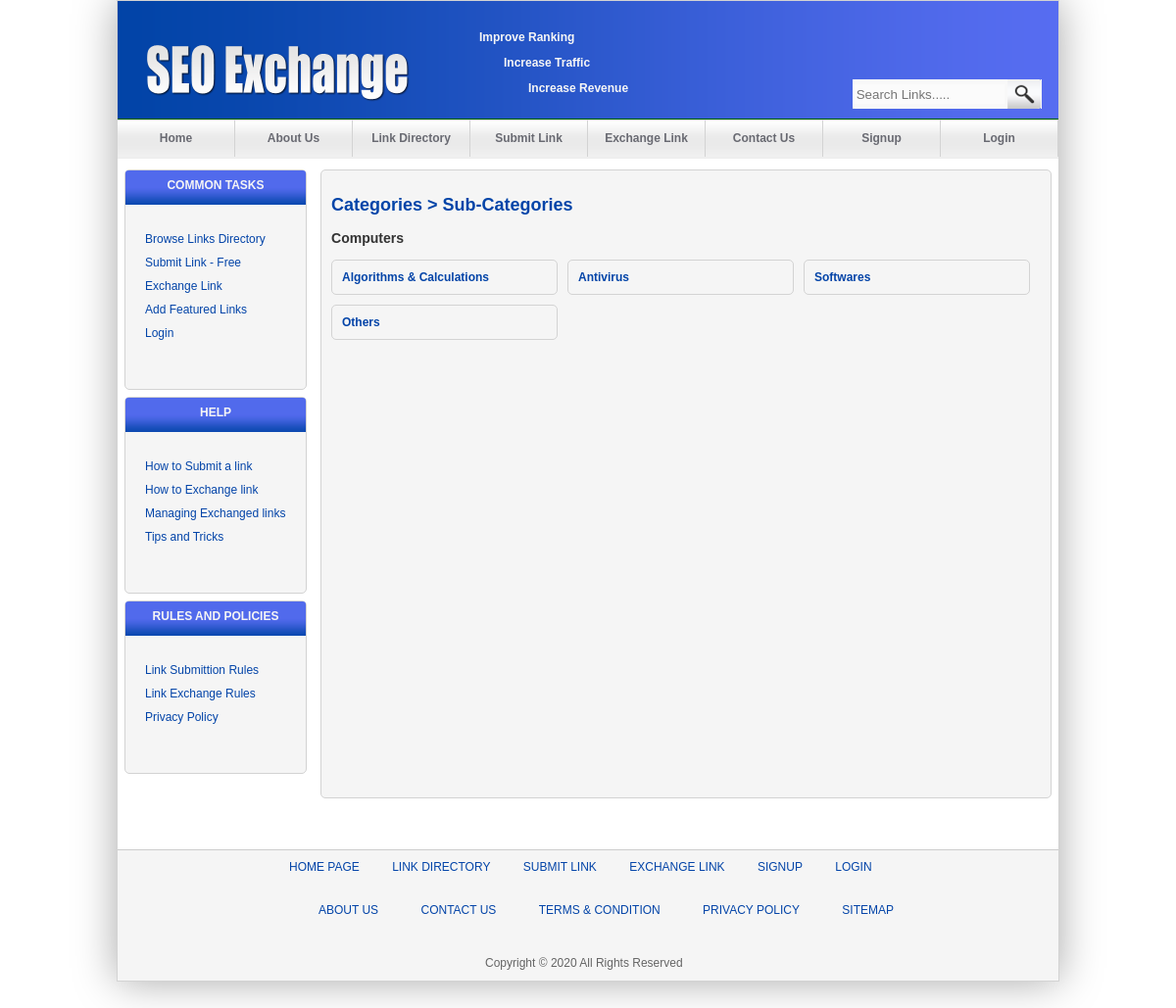
The app's page /subCategories.php?catname=Computers with its own data.
### tables this page shows
CREATE TABLE IF NOT EXISTS `subcategory` (
  `id` int(11) NOT NULL AUTO_INCREMENT,
  `Name` varchar(30) NOT NULL,
  PRIMARY KEY (`id`)
);

### subCategories.php (the view, shortened to what this page needs)
<?php require_once('Connections/seoExchangeDbConnection.php'); ?>
<?php
if (!function_exists("GetSQLValueString")) {
function GetSQLValueString($theValue, $theType, $theDefinedValue = "", $theNotDefinedValue = "")
{
  $theValue = function_exists("mysql_real_escape_string") ? mysql_real_escape_string($theValue) : mysql_escape_string($theValue);
  switch ($theType) {
    case "text":
      $theValue = ($theValue != "") ? "'" . $theValue . "'" : "NULL";
      break;
  }
  return $theValue;
}
}
$maxRows_RecordsetSubCategories = 30;
$pageNum_RecordsetSubCategories = 0;
$startRow_RecordsetSubCategories = $pageNum_RecordsetSubCategories * $maxRows_RecordsetSubCategories;
$colname_RecordsetSubCategories = "-1";
if (isset($_GET['catname'])) {
  $colname_RecordsetSubCategories = $_GET['catname'];
}
$query_RecordsetSubCategories = sprintf("SELECT subcategory.id, subcategory.Name FROM subcategory INNER JOIN category ON subcategory.id=category.subcategory WHERE category.Name = %s", GetSQLValueString($colname_RecordsetSubCategories, "text"));
$query_limit_RecordsetSubCategories = sprintf("%s LIMIT %d, %d", $query_RecordsetSubCategories, $startRow_RecordsetSubCategories, $maxRows_RecordsetSubCategories);
$RecordsetSubCategories = mysql_query($query_limit_RecordsetSubCategories, $seoExchangeDbConnection) or die(mysql_error());
$row_RecordsetSubCategories = mysql_fetch_assoc($RecordsetSubCategories);
?>
<!DOCTYPE html PUBLIC "-//W3C//DTD XHTML 1.0 Transitional//EN" "http://www.w3.org/TR/xhtml1/DTD/xhtml1-transitional.dtd">
<html xmlns="http://www.w3.org/1999/xhtml">
<head>
<link href="Styles/main.css" rel="stylesheet" type="text/css" />
<link href="SpryAssets/SpryMenuBarHorizontal.css" rel="stylesheet" type="text/css" />
</head>
<body>
<div id="HeaderText">
  <p>Improve Ranking</p>
  <p style="text-indent:25px">Increase Traffic</p>
  <p style="text-indent:50px">Increase Revenue</p>
</div>
<div id="container">
  <div id="header">
    <div id="logo"> <a href="index.php"><img src="images/Logo SEO Exchange.png" width="268" height="58" alt="seo Exchange Logo" longdesc="index.php" border="none;"/></a></div>
    <div id="navbar">
      <ul id="MenuBar1" class="MenuBarHorizontal">
        <li><a href="index.php">Home</a></li>
        <li><a href="AboutUs.php">About Us</a></li>
        <li><a href="LinkDirectory.php">Link Directory</a></li>
        <li><a href="SubmitLink.php">Submit Link</a></li>
        <li><a href="ExchangeLink.php">Exchange Link</a></li>
        <li><a href="ContactUs.php">Contact Us</a></li>
        <li><a href="Signup.php">Signup</a></li>
        <li><a href="login.php">Login</a></li>
      </ul>
    </div>
    <div id="searchbar">
      <form id="Searchform" name="Searchform" method="get" action="Search.php">
        <input name="searchField" type="text" id="searchField" placeholder=" Search Links....." />
        <input type="submit" name="searchButton" id="searchButton" value="  " />
      </form>
    </div>
  </div>
  <div id="main">
    <div id="sidebar">
      <div class="panel">
        <div class="panelHeading">Common Tasks</div>
        <div class="panelBody">
          <ul>
            <a href="LinkDirectory.php">
            <li>Browse Links Directory</li>
            </a> <a href="SubmitLink.php">
            <li>Submit Link - Free</li>
            </a> <a href="ExchangeLink.php">
            <li>Exchange Link</li>
            </a> <a href="AddFeatured.php">
            <li>Add Featured Links</li>
            </a> <a href="login.php">
            <li>Login</li>
            </a>
          </ul>
        </div>
      </div>
      <div class="panel">
        <div class="panelHeading">Help</div>
        <div class="panelBody">
          <ul>
            <a href="HowToSubmitLink.php">
            <li>How to Submit a link</li>
            </a> <a href="HowToExchange.php">
            <li>How to Exchange link</li>
            </a> <a href="HowToManage.php">
            <li>Managing Exchanged links</li>
            </a> <a href="Tips.php">
            <li>Tips and Tricks</li>
            </a>
          </ul>
        </div>
      </div>
      <div class="panel">
        <div class="panelHeading">Rules and policies</div>
        <div class="panelBody">
          <ul>
            <a href="LinkSubmitRules.php">
            <li>Link Submittion Rules</li>
            </a> <a href="LinkExchangeRules.php">
            <li>Link Exchange Rules</li>
            </a> <a href="Privacy.php">
            <li>Privacy Policy </li>
            </a>
          </ul>
        </div>
      </div>
    </div>
    <div id="content">
      <div class="panel">
        <div class="panelBody" style="height:600px">
          <h2><a href="LinkDirectory.php">Categories</a> &gt; Sub-Categories</h2>
          <h3>
            <?php if (isset($_GET['catname'])) {
			echo $_GET['catname'];
			}?>
          </h3>
          <ul>
            <?php do {
			 ?>
            <li><a href="links.php<?php echo "?id=".$row_RecordsetSubCategories['id']."&amp;subcatname=".urlencode($row_RecordsetSubCategories['Name'])."&amp;catname=".urlencode($_GET['catname']); ?>"> <?php echo $row_RecordsetSubCategories['Name']; ?></a></li>
            <?php } while ($row_RecordsetSubCategories = mysql_fetch_assoc($RecordsetSubCategories)); ?>
          </ul>
        </div>
      </div>
    </div>
  </div>
  <div id="footer">
    <div id="footnav">
      <ul>
        <a href="index.php">
        <li>Home Page</li>
        </a> <a href="LinkDirectory.php">
        <li>link directory</li>
        </a> <a href="SubmitLink.php">
        <li>submit link</li>
        </a> <a href="ExchangeLink.php">
        <li>exchange link</li>
        </a> <a href="Signup.php">
        <li>signup</li>
        </a> <a href="login.php">
        <li>Login</li>
        </a>
      </ul>
    </div>
    <div id="footcontent">
      <ul>
        <a href="AboutUs.php">
        <li>About Us</li>
        </a> <a href="ContactUs.php">
        <li>Contact Us</li>
        </a> <a href="TermConditions.php">
        <li>Terms & Condition</li>
        </a> <a href="Privacy.php">
        <li>Privacy Policy</li>
        </a> <a href="index.php">
        <li>Sitemap</li>
        </a>
      </ul>
    </div>
    <div id="copyright">
      Copyright &copy; <?php echo date('Y');?> All Rights Reserved </div>
  </div>
</div>
</body>
</html>

### Styles/main.css (style rules this page uses)
body,td,th { font-family: Arial, Helvetica, sans-serif; font-size: 12px; color: #333; margin: 0px; padding: 0px; }
body { background-color: #FFF; margin-top: 0px; margin-bottom: 30px; }
a:link { color: #0344a8; text-decoration: none; }
h2 { color: #0344a8; }
#container { height: 1000px; width: 960px; margin: auto; border: solid 1px lightgray; box-shadow: 0px 0px 40px darkGray; }
#logo { height: 58px; width: 268px; margin-top: 45px; margin-right: 30px; margin-bottom: 30px; margin-left: 30px; position: absolute; }
#header { background-color: #060; height: 160px; width: 960px; background-image: url(../images/bannerbg.png); background-repeat: no-repeat; position: relative; margin-top: 0px; }
#HeaderText { position:absolute; left:439px; top:19px; width:192px; height:85px; z-index:1; font-size: 12px; font-weight: bold; color: #F6F6F6; margin-left: 50px; font-family: Verdana, Geneva, sans-serif; }
#searchbar { background-color: #E6E6E6; height: 30px; width: 190px; margin-bottom: 10px; margin-right: 10px; position: absolute; top: 80px; margin-left: 750px; }
#navbar { height: 40px; width: 960px; text-align: center; background-image:url(../images/bgNavbar.png); background-repeat: repeat-x; position: relative; padding: 0px; top: 121px; }
#Searchform { background-color: #F8F8F8; font-family: Arial, Helvetica, sans-serif; height: 30px; width: 193px; border-right-width: 0px; border-bottom-left-radius: 3px; }
#searchField { background-color: #FBFBFB; font-family: Arial, Helvetica, sans-serif; height: 20px; width: 155px; margin: 0px; padding: 0px; border-top-style: none; border-right-style: none; border-bottom-style: none; border-left-style: none; color: #333; }
#searchButton { background-image: url(../images/searchlogo.png); height: 30px; width: 34px; border-top-style: none; border-right-style: none; border-bottom-style: none; border-left-style: none; cursor: pointer; }
#sidebar { float: left; height: 600px; width: 200px; position: relative; }
#main { height: 660px; width: 960px; margin-top: 5px; }
.panel { background-color: whiteSmoke; position: relative; height: auto; border: solid 1px lightgray; border-radius: 5px; margin: 7px; width: auto; padding-bottom: 20px; }
#footer { background-color: whiteSmoke; height: 133px; width: 960px; float: right; border-top: 1px solid #CCC; }
#footnav ul { margin-top: 10px; margin-right: 125px; margin-bottom: 10px; margin-left: 125px; }
#footcontent ul { margin-top: 10 .px; margin-right: 145px; margin-bottom: 10px; margin-left: 145px; margin-top: 30px; }
#copyright { font-family: Arial, Helvetica, sans-serif; color: #656565; padding-right: 375px; padding-left: 375px; margin-top: 40px; }
#content .panel .panelBody { width: auto; height: auto; padding: 10px; }
#footnav ul li { display: inline; margin-right: 15px; margin-bottom: 5px; margin-left: 5px; padding: 5px; font-family: Tahoma, Geneva, sans-serif; text-transform: uppercase; color: #0344a8; }
#footcontent ul li { display: inline; margin-right: 15px; margin-bottom: 5px; margin-left: 15px; padding: 5px; font-family: Tahoma, Geneva, sans-serif; text-transform: uppercase; color: #0344a8; }
#content { width: 760px; float: right; height: 701px; }
.panelHeading { font-family: Tahoma, Geneva, sans-serif; background-image: url(../images/bgPanelHeading.png); background-repeat: repeat-x; height: 35px; position: relative; border-top-left-radius: 3px; border-top-right-radius: 3px; font-weight: bold; text-transform: uppercase; color: #f5f5f5; text-align: center; padding-top: 8px; }
.panelBody { padding: 10px; }
.panelBody ul li { font-family: Tahoma, Geneva, sans-serif; color: #0344a8; list-style-type: none; font-weight: normal; padding-bottom: 10px; }
.panelBody ul { margin: 10px; padding: 0px; }

### SpryAssets/SpryMenuBarHorizontal.css (style rules this page uses)
ul.MenuBarHorizontal { margin: 0; padding: 0; list-style-type: none; font-size: 100%; cursor: default; width: auto; }
ul.MenuBarHorizontal li { margin: 0; padding: 0; list-style-type: none; font-size: 100%; position: relative; text-align: center; cursor: pointer; float: left; width: 120px; }
ul.MenuBarHorizontal a { display: block; cursor: pointer; color: #696a72; text-decoration: none; font-weight: bold; padding-top: 12px; padding-right: 0.75em; padding-bottom: 12px; padding-left: 0.75em; border-right-width: 1px; border-right-style: solid; border-right-color: lightgray; }

### records on screen
subcategory: Name "Algorithms & Calculations"
subcategory: Name "Antivirus"
subcategory: Name "Softwares"
subcategory: Name "Others"

### other values on screen
$_GET['catname'] "Computers"
